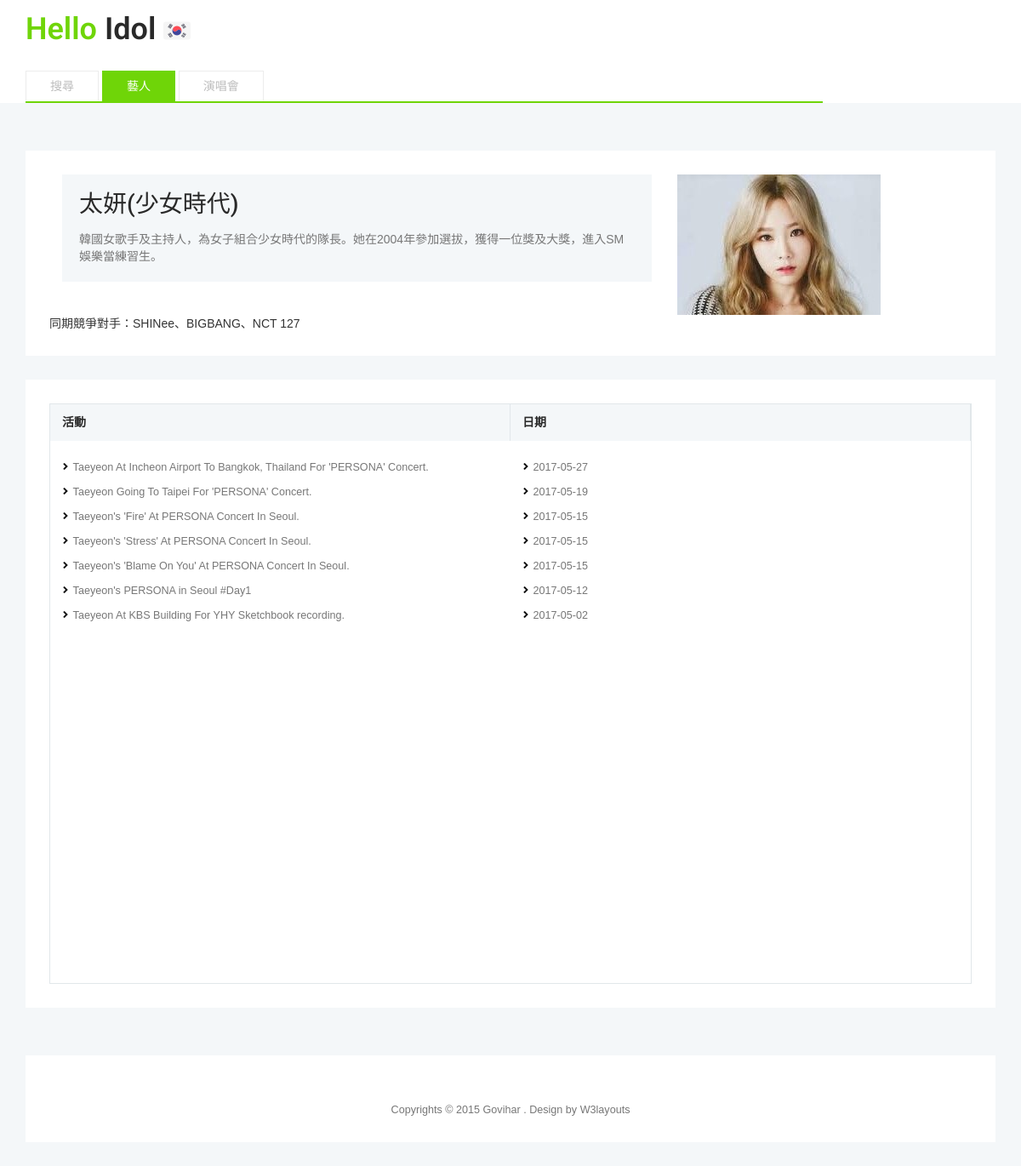
The page /taeyeon.php on the database its author committed.
### tables this page shows
CREATE TABLE `taeyeon` (
  `artist` varchar(2) DEFAULT NULL,
  `content` varchar(70) DEFAULT NULL,
  `at` date DEFAULT NULL
);

### taeyeon.php (the view, shortened to what this page needs)
<?php
	if ( !( $database = mysqli_connect( "localhost","root", "","python" ) ) )
	die( "Could not connect to database </body></html>" );
	mysqli_query($database,"SET NAMES UTF8");
    $result=mysqli_query($database,"SELECT content FROM taeyeon ORDER BY at DESC");
    $result2=mysqli_query($database,"SELECT at FROM taeyeon ORDER BY at DESC");
?>
<!DOCTYPE html>
<html>
<head>
<link href="css/bootstrap.css" type="text/css" rel="stylesheet" media="all">
<link href="css/style.css" type="text/css" rel="stylesheet" media="all">
<link rel="stylesheet" href="css/flexslider.css" type="text/css" media="screen" />
<link type="text/css" rel="stylesheet" href="css/JFFormStyle-1.css" />
</head>
<body>
	<div class="header">
		<div class="container">
			<div class="header-grids">
				<div class="logo">
					<h1><a  href="index.php"><span>Hello</span> Idol </a><span><img src="images/south-korea.png"></span></h1>
				</div>
				<div class="clearfix"> </div>
			</div>
			<div class="nav-top">
				<div class="top-nav">
					<ul class="nav1">
						<li><a href="index.php">搜尋</a></li>
						<li class="active"><a href="artist.html">藝人</a></li>
						<li><a href="concert.php">演唱會</a></li>
					</ul>
				</div>
				<div class="clearfix"> </div>
			</div>
		</div>
	</div>
	<div class="banner-bottom">
		<div class="container">
			<div class="faqs-top-grids">
				<div class="single-page">
						<div class="col-md-8 single-gd-lt">
							<div class="single-pg-hdr">
								<h2>太妍(少女時代)</h2>
								<p>韓國女歌手及主持人，為女子組合少女時代的隊長。她在2004年參加選拔，獲得一位獎及大獎，進入SM娛樂當練習生。</p>
							</div>
						</div>
						<div class="col-md-4 single-gd-rt">
						<img src="images/taeyeon.jpg">
						</div>
						同期競爭對手：SHINee、BIGBANG、NCT 127
				</div>
			</div>
			<div class="c-rooms">
			<div class="p-table">
					<div class="p-table-grids">
						<div class="col-md-6 p-table-grid">
							<div class="p-table-grad-heading">
								<h6>活動</h6>
							</div>
								<div class="rate-features">
									<ul>
									<?php
										while ($row = mysqli_fetch_array($result))
										{
									?>
									<li><?php print("$row[0]"); ?></li>
									<?php
										}
									?>
								</ul>
								</div>
						</div>
						<div class="col-md-6 p-table-grid">
							<div class="p-table-grad-heading">
								<h6>日期</h6>
							</div>
							<div class="rate-features">
								<ul>
									<?php
										while ($row = mysqli_fetch_array($result2))
										{
									?>
									<li><?php print("$row[0]"); ?></li>
									<?php
										}
									?>
								</ul>
							</div>
						</div>
						<div class="clearfix"> </div>
						<div id="map"></div>
							</div>
					</div>
				</div>
			</div>
		</div>
	<div class="footer">
	</div>
	<div class="footer-bottom-grids">
		<div class="container">
				<div class="footer-bottom-top-grids">
					<div class="copyright">
						<p>Copyrights © 2015 Govihar . Design by <a href="http://w3layouts.com/">W3layouts</a></p>
					</div>
				</div>
		</div>
	</div>
</body>
</html>

### css/style.css (style rules this page uses)
body { margin:0; font-family: 'Open Sans', sans-serif; background-color:#fff; }
body a { transition: 0.5s all ease; -webkit-transition: 0.5s all ease; -moz-transition: 0.5s all ease; -o-transition: 0.5s all ease; -ms-transition: 0.5s all ease; text-decoration:none; }
h1,h2,h3,h4,h5,h6 { margin:0; }
p { margin:0; }
ul,label { margin:0; padding:0; }
.header { padding: 1em 0 0 0; position: relative; }
.logo { float: left; }
.logo h1 { margin:0; }
.logo h1 a { color: #292929; padding: 0.2em 0; font-family: 'Roboto', sans-serif; font-weight: 600; font-size: 1em; }
.logo h1 a span { color:#6fd508; }
.nav-top { margin: 2em 0 0 0; }
.top-nav { margin: 0 auto 0 0; width: 82.2%; float:left; }
.top-nav ul { padding: 0; margin: 0; border-bottom: solid 2px #6fd508; }
.top-nav ul li { display: inline-block; text-decoration: none; }
.top-nav ul li.active a { background:#6fd508; color:#FFF; border: solid 1px #6fd508; }
.top-nav ul li a { display: block; padding: .5em 2em; color: #BDBDBD; border: solid 1px #ECECEC; border-bottom: solid 1px #FFF; }
.banner-bottom { padding: 4em 0 0 0; background: #f4f7f9; }
.footer { background: #F4F7F9; padding: 2em 0; }
.footer-bottom-grids { padding:0 0 2em 0; background: #F4F7F9; }
.footer-bottom-top-grids { background: #FFF; padding: 2em 0; }
.copyright { padding: 2em 0 0 0; text-align: center; }
.copyright p { font-size:.9em; color:#777; margin:0; }
.copyright p a { color:#777; text-decoration:none; }
.faqs-top-grids,.c-rooms { background: #FFF; padding: 2em; }
.single-pg-hdr h2 { color: #292929; font-size: 2em; font-family: 'Roboto', sans-serif; }
.single-pg-hdr p { font-size: 1em; color: #777; margin: 16px 0 0 0; }
.single-pg-hdr { background: #F4F7F9; padding: 20px;; }
.c-rooms { margin:2em 0 0 0; }
.p-table-grids { border: solid 1px #E1E7EA; }
.p-table-grad-heading { background: #F4F7F9; }
.p-table-grad-heading h6 { padding: 1em; border-right: solid 1px #E1E7EA; font-size: 1em; font-weight: 600; color: #292929; }
.p-table-grid { padding: 0; }
.rate-features { padding: 1em; }
.rate-features ul { padding: 0; margin: 0; }
.rate-features ul li { display: block; margin: .5em 0; font-size: .9em; line-height: 1.8em; color: #777; padding-left: 1em; background: url(../images/arrow-s.png) no-repeat 0px 6px; }

### taeyeon.php (style rules this page uses)
body { font-family: 'Noto Sans TC', sans-serif; }
#map { height: 400px; width: 100%; }

### rows shown on the page
taeyeon: content "Taeyeon At Incheon Airport To Bangkok, Thailand For 'PERSONA' Concert."
taeyeon: content "Taeyeon Going To Taipei For 'PERSONA' Concert."
taeyeon: content "Taeyeon's 'Fire' At PERSONA Concert In Seoul."
taeyeon: content "Taeyeon's 'Stress' At PERSONA Concert In Seoul."
taeyeon: content "Taeyeon's 'Blame On You' At PERSONA Concert In Seoul."
taeyeon: content "Taeyeon's PERSONA in Seoul #Day1"
taeyeon: content "Taeyeon At KBS Building For YHY Sketchbook recording."

### other values the page prints
$row[0] "2017-05-27"
$row[0] "2017-05-19"
$row[0] "2017-05-15"
$row[0] "2017-05-12"
$row[0] "2017-05-02"
